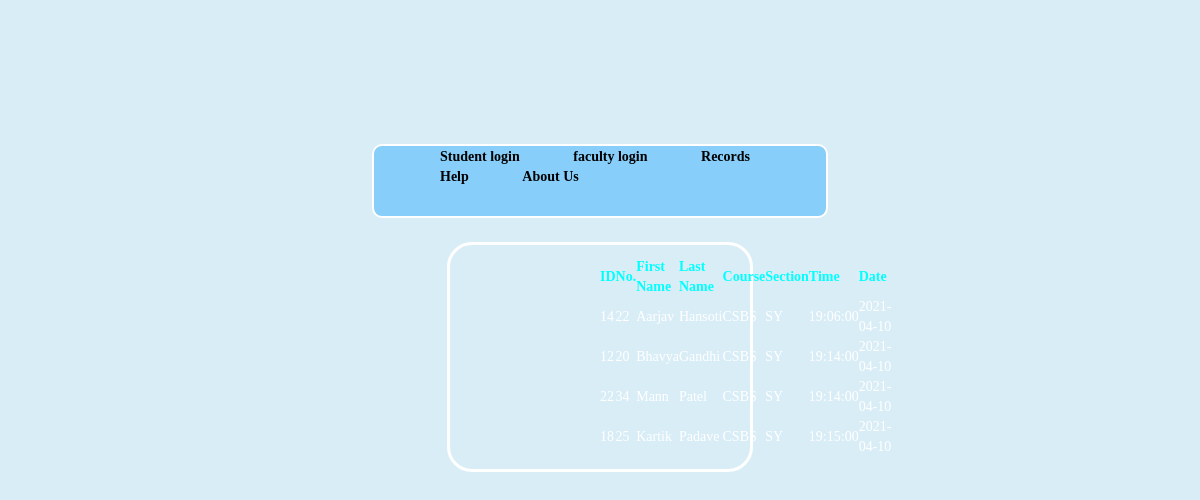
The app's page /records.php with its own data.
### tables this page shows
CREATE TABLE `student` (
  `student_id` int(11) NOT NULL,
  `student_no` int(6) NOT NULL,
  `firstname` varchar(30) NOT NULL,
  `lastname` varchar(30) NOT NULL,
  `course` varchar(10) NOT NULL,
  `section` varchar(8) NOT NULL
);

CREATE TABLE `time` (
  `time_id` int(11) NOT NULL,
  `student_no` int(6) NOT NULL,
  `student_name` varchar(50) NOT NULL,
  `time` time NOT NULL,
  `date` date NOT NULL
);

### records.php (the view, shortened to what this page needs)
<!DOCTYPE html>
<html lang = "eng">
	<head>
		<link rel = "stylesheet" type = "text/css" href = "css/bootstrap.css"/>
	</head>
	<body class = "alert-info">
        <div class=centre>
            <ul class="navbar">
                <li><a href="index.php">Student login</a> </li>
                <li><a href=" #"">faculty login</a></li>
                <li><a href="data.php">Records</a></li>
                <li><a href=" #"">Help</a></li>
                <li><a href="#"">About Us</a></li>
            </ul>
        </div>
        <div class="container-fluid">
            <table>
                <tr>
                <th>ID</th><td>
                    <th>No.</th></td><td>
                    <th>First Name</th></td><td>
                    <th>Last Name</th></td><td>
                    <th>Course</th></td><td>
                    <th>Section</th></td><td>
                    <th>Time</th></td><td>
                    <th>Date</th></td>
                </tr>
                <?php
                    $conn = mysqli_connect("localhost", "root", "", "db_sars");
                    $sql = "SELECT s.*, t.time, t.date FROM student s inner join time t on s.student_no=t.student_no";
                    $result = $conn->query($sql);
                    if($result->num_rows > 0)
                    {
                        while($row = $result -> fetch_assoc())
                        {
                            echo "<tr><td>".$row["student_id"]."</td><td></td><td>".$row["student_no"]."</td><td></td><td>".$row["firstname"]."</td><td></td><td>".$row["lastname"]."</td><td></td><td>".$row["course"]."</td><td></td><td>".$row["section"]."</td><td></td><td>".$row["time"]."</td><td></td><td>".$row["date"]."</td></tr>";
                        }
                    }
                    else
                    {
                        echo "No Results";
                    }
                ?>
            </table>
        </div>
	</body>
</html>

### records.php (style rules this page uses)
body { margin: 0px; padding: 0px; background: url(https://i.imgur.com/9YjVSL5.png); background-size: 1540px 730px; font-family: 'Bebas Neue', cursive; }
.container-fluid { padding: 12px 150px; border: 3px solid white; border-radius: 25px; margin: -10% auto; width: 20%; color: white; text-align:left ; display: block; }
.navbar { display: inline-block; }
.navbar li { display: inline-block; }
.navbar li a { color: rgb(0, 0, 0); text-decoration: none; padding: 20px 25px; font-weight:bold; }
.centre { border: 2px solid white; border-radius: 10px; background-color:lightskyblue; color: rgb(0, 0, 0); display: block; width: 38%; margin: 12% auto; text-decoration: none; }
th { color: cyan; }

### records on screen
student: student_id "14", student_no "22", firstname "Aarjav", lastname "Hansoti", course "CSBS", section "SY", time.time "19:06:00", time.date "2021-04-10"
student: student_id "12", student_no "20", firstname "Bhavya", lastname "Gandhi", course "CSBS", section "SY", time.time "19:14:00", time.date "2021-04-10"
student: student_id "22", student_no "34", firstname "Mann", lastname "Patel", course "CSBS", section "SY", time.time "19:14:00", time.date "2021-04-10"
student: student_id "18", student_no "25", firstname "Kartik", lastname "Padave", course "CSBS", section "SY", time.time "19:15:00", time.date "2021-04-10"
